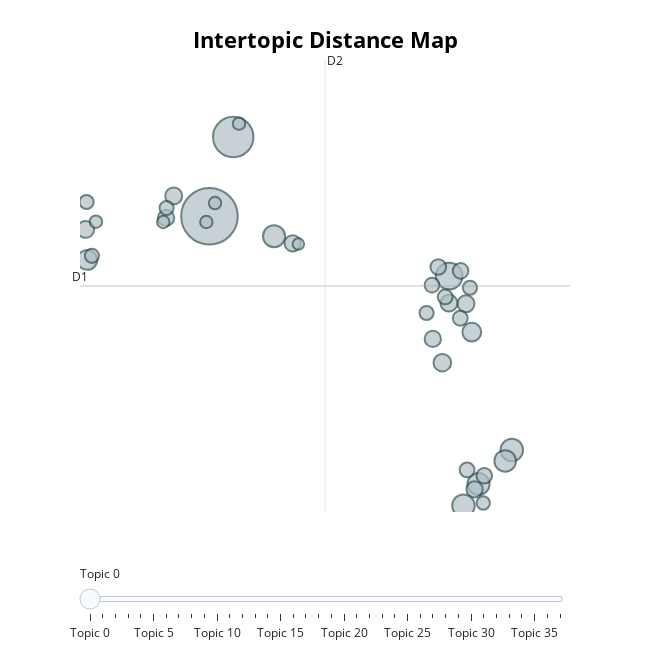

Source (notebook cell):
### Code cell
topic_model.visualize_topics()

### Figure 1 — Plotly figure (JSON) as saved in the notebook; plotly's stock layout.template omitted (floating-point values rounded to 4 significant figures)
{"data": [{"customdata": [[0, "summer | morty | beth | rick | jerry", 145], [1, "beth | jerry | clone | beths | rick", 74], [2, "toxic | rick | morty | prime | evil", 32], [3, "snake | snakes | slippy | time | travel", 23], [4, "water | goldenfold | sinistar | magma | math", 23], [5, "jessica | nimbus | brad | wine | morty", 22], [6, "aliens | wasp | space | rick | earth", 22], [7, "supernova | alan | ants | nomitron | million", 21], [8, "poopybutthole | mr | parasite | cousin | nicky", 18], [9, "fear | hole | diane | fears | greatest", 16], [10, "knights | sun | king | solar | morty", 14], [11, "lightsaber | saber | rickbot | president | falling", 13], [12, "birdperson | memory | mind | gene | federation", 13], [13, "tony | toilet | sewer | wife | rick", 13], [14, "bigfoot | pope | relay | vikings | energy", 13], [15, "fortune | cookies | fortunes | lockerean | jerry", 12], [16, "dinosaurs | meteor | travel | meteors | rift", 12], [17, "jellybean | cards | morty | mr | adventures", 12], [18, "citadel | ricks | politician | campaign | mortys", 12], [19, "spaghetti | fred | planet | people | life", 11], [20, "zeep | kyle | miniverse | tree | microverse", 11], [21, "unity | virginia | wong | curtis | dr", 11], [22, "citadel | evil | curve | portal | fluid", 10], [23, "decoys | decoy | family | version | various", 10], [24, "heist | crew | miles | heistotron | already", 10], [25, "turkey | president | turkeys | marines | pardon", 10], [26, "gallery | page | click | view | transcript", 9], [27, "risotto | car | bruce | jerry | demons", 9], [28, "nick | portal | legs | morty | shoes", 9], [29, "pickle | director | therapy | agency | jaguar", 9], [30, "story | lord | train | leon | jesus", 9], [31, "sperm | egg | canyon | shabooboo | president", 8], [32, "daphne | planetina | fire | tina | teers", 7], [33, "pissmaster | actions | council | horrified | cat", 7], [34, "balthromaw | dragon | slut | cat | wizard", 7], [35, "meeseeks | golf | task | help | adventure", 7], [36, "jerry | makes | ray | neutrally | zaps", 7], [37, "glootie | app | develop | says | intern", 6]], "hovertemplate": "<b>Topic %{customdata[0]}</b><br>%{customdata[1]}<br>Size: %{customdata[2]}", "legendgroup": "", "marker": {"color": "#B0BEC5", "line": {"color": "DarkSlateGrey", "width": 2}, "size": [145, 74, 32, 23, 23, 22, 22, 21, 18, 16, 14, 13, 13, 13, 13, 12, 12, 12, 12, 11, 11, 11, 10, 10, 10, 10, 9, 9, 9, 9, 9, 8, 7, 7, 7, 7, 7, 6], "sizemode": "area", "sizeref": 0.09062, "symbol": "circle"}, "mode": "markers", "name": "", "orientation": "v", "showlegend": false, "type": "scatter", "x": [2.416, 3.088, 9.196, 9.599, 10.97, 4.243, 10.02, 10.78, -1.041, 9.835, 9.001, 9.189, 1.405, -1.083, 9.671, 1.187, 9.914, 4.769, 8.732, 8.888, 9.519, 10.19, 9.083, 9.508, 8.711, 9.702, -0.9084, 1.203, 8.556, -1.059, 9.783, 10.16, 2.573, -0.7962, 2.327, 3.252, 1.11, 4.93], "xaxis": "x", "y": [5.213, 6.46, 4.273, 0.6638, 1.539, 4.9, 1.004, 1.367, 4.528, 3.391, 2.911, 3.848, 5.534, 5.007, 3.837, 5.188, 0.9212, 4.788, 3.285, 4.416, 4.355, 1.133, 3.945, 3.61, 4.131, 1.226, 4.591, 5.344, 3.693, 5.437, 4.09, 0.7058, 5.421, 5.128, 5.124, 6.67, 5.123, 4.776], "yaxis": "y"}], "layout": {"annotations": [{"showarrow": false, "text": "D1", "x": -1.245, "y": 4.117, "yshift": 10}, {"showarrow": false, "text": "D2", "x": 5.683, "xshift": 10, "y": 7.67}], "height": 650, "hoverlabel": {"bgcolor": "white", "font": {"family": "Rockwell", "size": 16}}, "legend": {"itemsizing": "constant", "tracegroupgap": 0}, "margin": {"t": 60}, "shapes": [{"line": {"color": "#CFD8DC", "width": 2}, "type": "line", "x0": 5.683, "x1": 5.683, "y0": 0.5642, "y1": 7.67}, {"line": {"color": "#9E9E9E", "width": 2}, "type": "line", "x0": -1.245, "x1": 12.61, "y0": 4.117, "y1": 4.117}], "sliders": [{"active": 0, "pad": {"t": 50}, "steps": [{"args": [{"marker.color": [["red", "#B0BEC5", "#B0BEC5", "#B0BEC5", "#B0BEC5", "#B0BEC5", "#B0BEC5", "#B0BEC5", "#B0BEC5", "#B0BEC5", "#B0BEC5", "#B0BEC5", "#B0BEC5", "#B0BEC5", "#B0BEC5", "#B0BEC5", "#B0BEC5", "#B0BEC5", "#B0BEC5", "#B0BEC5", "#B0BEC5", "#B0BEC5", "#B0BEC5", "#B0BEC5", "#B0BEC5", "#B0BEC5", "#B0BEC5", "#B0BEC5", "#B0BEC5", "#B0BEC5", "#B0BEC5", "#B0BEC5", "#B0BEC5", "#B0BEC5", "#B0BEC5", "#B0BEC5", "#B0BEC5", "#B0BEC5"]]}], "label": "Topic 0", "method": "update"}, {"args": [{"marker.color": [["#B0BEC5", "red", "#B0BEC5", "#B0BEC5", "#B0BEC5", "#B0BEC5", "#B0BEC5", "#B0BEC5", "#B0BEC5", "#B0BEC5", "#B0BEC5", "#B0BEC5", "#B0BEC5", "#B0BEC5", "#B0BEC5", "#B0BEC5", "#B0BEC5", "#B0BEC5", "#B0BEC5", "#B0BEC5", "#B0BEC5", "#B0BEC5", "#B0BEC5", "#B0BEC5", "#B0BEC5", "#B0BEC5", "#B0BEC5", "#B0BEC5", "#B0BEC5", "#B0BEC5", "#B0BEC5", "#B0BEC5", "#B0BEC5", "#B0BEC5", "#B0BEC5", "#B0BEC5", "#B0BEC5", "#B0BEC5"]]}], "label": "Topic 1", "method": "update"}, {"args": [{"marker.color": [["#B0BEC5", "#B0BEC5", "red", "#B0BEC5", "#B0BEC5", "#B0BEC5", "#B0BEC5", "#B0BEC5", "#B0BEC5", "#B0BEC5", "#B0BEC5", "#B0BEC5", "#B0BEC5", "#B0BEC5", "#B0BEC5", "#B0BEC5", "#B0BEC5", "#B0BEC5", "#B0BEC5", "#B0BEC5", "#B0BEC5", "#B0BEC5", "#B0BEC5", "#B0BEC5", "#B0BEC5", "#B0BEC5", "#B0BEC5", "#B0BEC5", "#B0BEC5", "#B0BEC5", "#B0BEC5", "#B0BEC5", "#B0BEC5", "#B0BEC5", "#B0BEC5", "#B0BEC5", "#B0BEC5", "#B0BEC5"]]}], "label": "Topic 2", "method": "update"}, {"args": [{"marker.color": [["#B0BEC5", "#B0BEC5", "#B0BEC5", "red", "#B0BEC5", "#B0BEC5", "#B0BEC5", "#B0BEC5", "#B0BEC5", "#B0BEC5", "#B0BEC5", "#B0BEC5", "#B0BEC5", "#B0BEC5", "#B0BEC5", "#B0BEC5", "#B0BEC5", "#B0BEC5", "#B0BEC5", "#B0BEC5", "#B0BEC5", "#B0BEC5", "#B0BEC5", "#B0BEC5", "#B0BEC5", "#B0BEC5", "#B0BEC5", "#B0BEC5", "#B0BEC5", "#B0BEC5", "#B0BEC5", "#B0BEC5", "#B0BEC5", "#B0BEC5", "#B0BEC5", "#B0BEC5", "#B0BEC5", "#B0BEC5"]]}], "label": "Topic 3", "method": "update"}, {"args": [{"marker.color": [["#B0BEC5", "#B0BEC5", "#B0BEC5", "#B0BEC5", "red", "#B0BEC5", "#B0BEC5", "#B0BEC5", "#B0BEC5", "#B0BEC5", "#B0BEC5", "#B0BEC5", "#B0BEC5", "#B0BEC5", "#B0BEC5", "#B0BEC5", "#B0BEC5", "#B0BEC5", "#B0BEC5", "#B0BEC5", "#B0BEC5", "#B0BEC5", "#B0BEC5", "#B0BEC5", "#B0BEC5", "#B0BEC5", "#B0BEC5", "#B0BEC5", "#B0BEC5", "#B0BEC5", "#B0BEC5", "#B0BEC5", "#B0BEC5", "#B0BEC5", "#B0BEC5", "#B0BEC5", "#B0BEC5", "#B0BEC5"]]}], "label": "Topic 4", "method": "update"}, {"args": [{"marker.color": [["#B0BEC5", "#B0BEC5", "#B0BEC5", "#B0BEC5", "#B0BEC5", "red", "#B0BEC5", "#B0BEC5", "#B0BEC5", "#B0BEC5", "#B0BEC5", "#B0BEC5", "#B0BEC5", "#B0BEC5", "#B0BEC5", "#B0BEC5", "#B0BEC5", "#B0BEC5", "#B0BEC5", "#B0BEC5", "#B0BEC5", "#B0BEC5", "#B0BEC5", "#B0BEC5", "#B0BEC5", "#B0BEC5", "#B0BEC5", "#B0BEC5", "#B0BEC5", "#B0BEC5", "#B0BEC5", "#B0BEC5", "#B0BEC5", "#B0BEC5", "#B0BEC5", "#B0BEC5", "#B0BEC5", "#B0BEC5"]]}], "label": "Topic 5", "method": "update"}, {"args": [{"marker.color": [["#B0BEC5", "#B0BEC5", "#B0BEC5", "#B0BEC5", "#B0BEC5", "#B0BEC5", "red", "#B0BEC5", "#B0BEC5", "#B0BEC5", "#B0BEC5", "#B0BEC5", "#B0BEC5", "#B0BEC5", "#B0BEC5", "#B0BEC5", "#B0BEC5", "#B0BEC5", "#B0BEC5", "#B0BEC5", "#B0BEC5", "#B0BEC5", "#B0BEC5", "#B0BEC5", "#B0BEC5", "#B0BEC5", "#B0BEC5", "#B0BEC5", "#B0BEC5", "#B0BEC5", "#B0BEC5", "#B0BEC5", "#B0BEC5", "#B0BEC5", "#B0BEC5", "#B0BEC5", "#B0BEC5", "#B0BEC5"]]}], "label": "Topic 6", "method": "update"}, {"args": [{"marker.color": [["#B0BEC5", "#B0BEC5", "#B0BEC5", "#B0BEC5", "#B0BEC5", "#B0BEC5", "#B0BEC5", "red", "#B0BEC5", "#B0BEC5", "#B0BEC5", "#B0BEC5", "#B0BEC5", "#B0BEC5", "#B0BEC5", "#B0BEC5", "#B0BEC5", "#B0BEC5", "#B0BEC5", "#B0BEC5", "#B0BEC5", "#B0BEC5", "#B0BEC5", "#B0BEC5", "#B0BEC5", "#B0BEC5", "#B0BEC5", "#B0BEC5", "#B0BEC5", "#B0BEC5", "#B0BEC5", "#B0BEC5", "#B0BEC5", "#B0BEC5", "#B0BEC5", "#B0BEC5", "#B0BEC5", "#B0BEC5"]]}], "label": "Topic 7", "method": "update"}, {"args": [{"marker.color": [["#B0BEC5", "#B0BEC5", "#B0BEC5", "#B0BEC5", "#B0BEC5", "#B0BEC5", "#B0BEC5", "#B0BEC5", "red", "#B0BEC5", "#B0BEC5", "#B0BEC5", "#B0BEC5", "#B0BEC5", "#B0BEC5", "#B0BEC5", "#B0BEC5", "#B0BEC5", "#B0BEC5", "#B0BEC5", "#B0BEC5", "#B0BEC5", "#B0BEC5", "#B0BEC5", "#B0BEC5", "#B0BEC5", "#B0BEC5", "#B0BEC5", "#B0BEC5", "#B0BEC5", "#B0BEC5", "#B0BEC5", "#B0BEC5", "#B0BEC5", "#B0BEC5", "#B0BEC5", "#B0BEC5", "#B0BEC5"]]}], "label": "Topic 8", "method": "update"}, {"args": [{"marker.color": [["#B0BEC5", "#B0BEC5", "#B0BEC5", "#B0BEC5", "#B0BEC5", "#B0BEC5", "#B0BEC5", "#B0BEC5", "#B0BEC5", "red", "#B0BEC5", "#B0BEC5", "#B0BEC5", "#B0BEC5", "#B0BEC5", "#B0BEC5", "#B0BEC5", "#B0BEC5", "#B0BEC5", "#B0BEC5", "#B0BEC5", "#B0BEC5", "#B0BEC5", "#B0BEC5", "#B0BEC5", "#B0BEC5", "#B0BEC5", "#B0BEC5", "#B0BEC5", "#B0BEC5", "#B0BEC5", "#B0BEC5", "#B0BEC5", "#B0BEC5", "#B0BEC5", "#B0BEC5", "#B0BEC5", "#B0BEC5"]]}], "label": "Topic 9", "method": "update"}, {"args": [{"marker.color": [["#B0BEC5", "#B0BEC5", "#B0BEC5", "#B0BEC5", "#B0BEC5", "#B0BEC5", "#B0BEC5", "#B0BEC5", "#B0BEC5", "#B0BEC5", "red", "#B0BEC5", "#B0BEC5", "#B0BEC5", "#B0BEC5", "#B0BEC5", "#B0BEC5", "#B0BEC5", "#B0BEC5", "#B0BEC5", "#B0BEC5", "#B0BEC5", "#B0BEC5", "#B0BEC5", "#B0BEC5", "#B0BEC5", "#B0BEC5", "#B0BEC5", "#B0BEC5", "#B0BEC5", "#B0BEC5", "#B0BEC5", "#B0BEC5", "#B0BEC5", "#B0BEC5", "#B0BEC5", "#B0BEC5", "#B0BEC5"]]}], "label": "Topic 10", "method": "update"}, {"args": [{"marker.color": [["#B0BEC5", "#B0BEC5", "#B0BEC5", "#B0BEC5", "#B0BEC5", "#B0BEC5", "#B0BEC5", "#B0BEC5", "#B0BEC5", "#B0BEC5", "#B0BEC5", "red", "#B0BEC5", "#B0BEC5", "#B0BEC5", "#B0BEC5", "#B0BEC5", "#B0BEC5", "#B0BEC5", "#B0BEC5", "#B0BEC5", "#B0BEC5", "#B0BEC5", "#B0BEC5", "#B0BEC5", "#B0BEC5", "#B0BEC5", "#B0BEC5", "#B0BEC5", "#B0BEC5", "#B0BEC5", "#B0BEC5", "#B0BEC5", "#B0BEC5", "#B0BEC5", "#B0BEC5", "#B0BEC5", "#B0BEC5"]]}], "label": "Topic 11", "method": "update"}, {"args": [{"marker.color": [["#B0BEC5", "#B0BEC5", "#B0BEC5", "#B0BEC5", "#B0BEC5", "#B0BEC5", "#B0BEC5", "#B0BEC5", "#B0BEC5", "#B0BEC5", "#B0BEC5", "#B0BEC5", "red", "#B0BEC5", "#B0BEC5", "#B0BEC5", "#B0BEC5", "#B0BEC5", "#B0BEC5", "#B0BEC5", "#B0BEC5", "#B0BEC5", "#B0BEC5", "#B0BEC5", "#B0BEC5", "#B0BEC5", "#B0BEC5", "#B0BEC5", "#B0BEC5", "#B0BEC5", "#B0BEC5", "#B0BEC5", "#B0BEC5", "#B0BEC5", "#B0BEC5", "#B0BEC5", "#B0BEC5", "#B0BEC5"]]}], "label": "Topic 12", "method": "update"}, {"args": [{"marker.color": [["#B0BEC5", "#B0BEC5", "#B0BEC5", "#B0BEC5", "#B0BEC5", "#B0BEC5", "#B0BEC5", "#B0BEC5", "#B0BEC5", "#B0BEC5", "#B0BEC5", "#B0BEC5", "#B0BEC5", "red", "#B0BEC5", "#B0BEC5", "#B0BEC5", "#B0BEC5", "#B0BEC5", "#B0BEC5", "#B0BEC5", "#B0BEC5", "#B0BEC5", "#B0BEC5", "#B0BEC5", "#B0BEC5", "#B0BEC5", "#B0BEC5", "#B0BEC5", "#B0BEC5", "#B0BEC5", "#B0BEC5", "#B0BEC5", "#B0BEC5", "#B0BEC5", "#B0BEC5", "#B0BEC5", "#B0BEC5"]]}], "label": "Topic 13", "method": "update"}, {"args": [{"marker.color": [["#B0BEC5", "#B0BEC5", "#B0BEC5", "#B0BEC5", "#B0BEC5", "#B0BEC5", "#B0BEC5", "#B0BEC5", "#B0BEC5", "#B0BEC5", "#B0BEC5", "#B0BEC5", "#B0BEC5", "#B0BEC5", "red", "#B0BEC5", "#B0BEC5", "#B0BEC5", "#B0BEC5", "#B0BEC5", "#B0BEC5", "#B0BEC5", "#B0BEC5", "#B0BEC5", "#B0BEC5", "#B0BEC5", "#B0BEC5", "#B0BEC5", "#B0BEC5", "#B0BEC5", "#B0BEC5", "#B0BEC5", "#B0BEC5", "#B0BEC5", "#B0BEC5", "#B0BEC5", "#B0BEC5", "#B0BEC5"]]}], "label": "Topic 14", "method": "update"}, {"args": [{"marker.color": [["#B0BEC5", "#B0BEC5", "#B0BEC5", "#B0BEC5", "#B0BEC5", "#B0BEC5", "#B0BEC5", "#B0BEC5", "#B0BEC5", "#B0BEC5", "#B0BEC5", "#B0BEC5", "#B0BEC5", "#B0BEC5", "#B0BEC5", "red", "#B0BEC5", "#B0BEC5", "#B0BEC5", "#B0BEC5", "#B0BEC5", "#B0BEC5", "#B0BEC5", "#B0BEC5", "#B0BEC5", "#B0BEC5", "#B0BEC5", "#B0BEC5", "#B0BEC5", "#B0BEC5", "#B0BEC5", "#B0BEC5", "#B0BEC5", "#B0BEC5", "#B0BEC5", "#B0BEC5", "#B0BEC5", "#B0BEC5"]]}], "label": "Topic 15", "method": "update"}, {"args": [{"marker.color": [["#B0BEC5", "#B0BEC5", "#B0BEC5", "#B0BEC5", "#B0BEC5", "#B0BEC5", "#B0BEC5", "#B0BEC5", "#B0BEC5", "#B0BEC5", "#B0BEC5", "#B0BEC5", "#B0BEC5", "#B0BEC5", "#B0BEC5", "#B0BEC5", "red", "#B0BEC5", "#B0BEC5", "#B0BEC5", "#B0BEC5", "#B0BEC5", "#B0BEC5", "#B0BEC5", "#B0BEC5", "#B0BEC5", "#B0BEC5", "#B0BEC5", "#B0BEC5", "#B0BEC5", "#B0BEC5", "#B0BEC5", "#B0BEC5", "#B0BEC5", "#B0BEC5", "#B0BEC5", "#B0BEC5", "#B0BEC5"]]}], "label": "Topic 16", "method": "update"}, {"args": [{"marker.color": [["#B0BEC5", "#B0BEC5", "#B0BEC5", "#B0BEC5", "#B0BEC5", "#B0BEC5", "#B0BEC5", "#B0BEC5", "#B0BEC5", "#B0BEC5", "#B0BEC5", "#B0BEC5", "#B0BEC5", "#B0BEC5", "#B0BEC5", "#B0BEC5", "#B0BEC5", "red", "#B0BEC5", "#B0BEC5", "#B0BEC5", "#B0BEC5", "#B0BEC5", "#B0BEC5", "#B0BEC5", "#B0BEC5", "#B0BEC5", "#B0BEC5", "#B0BEC5", "#B0BEC5", "#B0BEC5", "#B0BEC5", "#B0BEC5", "#B0BEC5", "#B0BEC5", "#B0BEC5", "#B0BEC5", "#B0BEC5"]]}], "label": "Topic 17", "method": "update"}, {"args": [{"marker.color": [["#B0BEC5", "#B0BEC5", "#B0BEC5", "#B0BEC5", "#B0BEC5", "#B0BEC5", "#B0BEC5", "#B0BEC5", "#B0BEC5", "#B0BEC5", "#B0BEC5", "#B0BEC5", "#B0BEC5", "#B0BEC5", "#B0BEC5", "#B0BEC5", "#B0BEC5", "#B0BEC5", "red", "#B0BEC5", "#B0BEC5", "#B0BEC5", "#B0BEC5", "#B0BEC5", "#B0BEC5", "#B0BEC5", "#B0BEC5", "#B0BEC5", "#B0BEC5", "#B0BEC5", "#B0BEC5", "#B0BEC5", "#B0BEC5", "#B0BEC5", "#B0BEC5", "#B0BEC5", "#B0BEC5", "#B0BEC5"]]}], "label": "Topic 18", "method": "update"}, {"args": [{"marker.color": [["#B0BEC5", "#B0BEC5", "#B0BEC5", "#B0BEC5", "#B0BEC5", "#B0BEC5", "#B0BEC5", "#B0BEC5", "#B0BEC5", "#B0BEC5", "#B0BEC5", "#B0BEC5", "#B0BEC5", "#B0BEC5", "#B0BEC5", "#B0BEC5", "#B0BEC5", "#B0BEC5", "#B0BEC5", "red", "#B0BEC5", "#B0BEC5", "#B0BEC5", "#B0BEC5", "#B0BEC5", "#B0BEC5", "#B0BEC5", "#B0BEC5", "#B0BEC5", "#B0BEC5", "#B0BEC5", "#B0BEC5", "#B0BEC5", "#B0BEC5", "#B0BEC5", "#B0BEC5", "#B0BEC5", "#B0BEC5"]]}], "label": "Topic 19", "method": "update"}, {"args": [{"marker.color": [["#B0BEC5", "#B0BEC5", "#B0BEC5", "#B0BEC5", "#B0BEC5", "#B0BEC5", "#B0BEC5", "#B0BEC5", "#B0BEC5", "#B0BEC5", "#B0BEC5", "#B0BEC5", "#B0BEC5", "#B0BEC5", "#B0BEC5", "#B0BEC5", "#B0BEC5", "#B0BEC5", "#B0BEC5", "#B0BEC5", "red", "#B0BEC5", "#B0BEC5", "#B0BEC5", "#B0BEC5", "#B0BEC5", "#B0BEC5", "#B0BEC5", "#B0BEC5", "#B0BEC5", "#B0BEC5", "#B0BEC5", "#B0BEC5", "#B0BEC5", "#B0BEC5", "#B0BEC5", "#B0BEC5", "#B0BEC5"]]}], "label": "Topic 20", "method": "update"}, {"args": [{"marker.color": [["#B0BEC5", "#B0BEC5", "#B0BEC5", "#B0BEC5", "#B0BEC5", "#B0BEC5", "#B0BEC5", "#B0BEC5", "#B0BEC5", "#B0BEC5", "#B0BEC5", "#B0BEC5", "#B0BEC5", "#B0BEC5", "#B0BEC5", "#B0BEC5", "#B0BEC5", "#B0BEC5", "#B0BEC5", "#B0BEC5", "#B0BEC5", "red", "#B0BEC5", "#B0BEC5", "#B0BEC5", "#B0BEC5", "#B0BEC5", "#B0BEC5", "#B0BEC5", "#B0BEC5", "#B0BEC5", "#B0BEC5", "#B0BEC5", "#B0BEC5", "#B0BEC5", "#B0BEC5", "#B0BEC5", "#B0BEC5"]]}], "label": "Topic 21", "method": "update"}, {"args": [{"marker.color": [["#B0BEC5", "#B0BEC5", "#B0BEC5", "#B0BEC5", "#B0BEC5", "#B0BEC5", "#B0BEC5", "#B0BEC5", "#B0BEC5", "#B0BEC5", "#B0BEC5", "#B0BEC5", "#B0BEC5", "#B0BEC5", "#B0BEC5", "#B0BEC5", "#B0BEC5", "#B0BEC5", "#B0BEC5", "#B0BEC5", "#B0BEC5", "#B0BEC5", "red", "#B0BEC5", "#B0BEC5", "#B0BEC5", "#B0BEC5", "#B0BEC5", "#B0BEC5", "#B0BEC5", "#B0BEC5", "#B0BEC5", "#B0BEC5", "#B0BEC5", "#B0BEC5", "#B0BEC5", "#B0BEC5", "#B0BEC5"]]}], "label": "Topic 22", "method": "update"}, {"args": [{"marker.color": [["#B0BEC5", "#B0BEC5", "#B0BEC5", "#B0BEC5", "#B0BEC5", "#B0BEC5", "#B0BEC5", "#B0BEC5", "#B0BEC5", "#B0BEC5", "#B0BEC5", "#B0BEC5", "#B0BEC5", "#B0BEC5", "#B0BEC5", "#B0BEC5", "#B0BEC5", "#B0BEC5", "#B0BEC5", "#B0BEC5", "#B0BEC5", "#B0BEC5", "#B0BEC5", "red", "#B0BEC5", "#B0BEC5", "#B0BEC5", "#B0BEC5", "#B0BEC5", "#B0BEC5", "#B0BEC5", "#B0BEC5", "#B0BEC5", "#B0BEC5", "#B0BEC5", "#B0BEC5", "#B0BEC5", "#B0BEC5"]]}], "label": "Topic 23", "method": "update"}, {"args": [{"marker.color": [["#B0BEC5", "#B0BEC5", "#B0BEC5", "#B0BEC5", "#B0BEC5", "#B0BEC5", "#B0BEC5", "#B0BEC5", "#B0BEC5", "#B0BEC5", "#B0BEC5", "#B0BEC5", "#B0BEC5", "#B0BEC5", "#B0BEC5", "#B0BEC5", "#B0BEC5", "#B0BEC5", "#B0BEC5", "#B0BEC5", "#B0BEC5", "#B0BEC5", "#B0BEC5", "#B0BEC5", "red", "#B0BEC5", "#B0BEC5", "#B0BEC5", "#B0BEC5", "#B0BEC5", "#B0BEC5", "#B0BEC5", "#B0BEC5", "#B0BEC5", "#B0BEC5", "#B0BEC5", "#B0BEC5", "#B0BEC5"]]}], "label": "Topic 24", "method": "update"}, {"args": [{"marker.color": [["#B0BEC5", "#B0BEC5", "#B0BEC5", "#B0BEC5", "#B0BEC5", "#B0BEC5", "#B0BEC5", "#B0BEC5", "#B0BEC5", "#B0BEC5", "#B0BEC5", "#B0BEC5", "#B0BEC5", "#B0BEC5", "#B0BEC5", "#B0BEC5", "#B0BEC5", "#B0BEC5", "#B0BEC5", "#B0BEC5", "#B0BEC5", "#B0BEC5", "#B0BEC5", "#B0BEC5", "#B0BEC5", "red", "#B0BEC5", "#B0BEC5", "#B0BEC5", "#B0BEC5", "#B0BEC5", "#B0BEC5", "#B0BEC5", "#B0BEC5", "#B0BEC5", "#B0BEC5", "#B0BEC5", "#B0BEC5"]]}], "label": "Topic 25", "method": "update"}, {"args": [{"marker.color": [["#B0BEC5", "#B0BEC5", "#B0BEC5", "#B0BEC5", "#B0BEC5", "#B0BEC5", "#B0BEC5", "#B0BEC5", "#B0BEC5", "#B0BEC5", "#B0BEC5", "#B0BEC5", "#B0BEC5", "#B0BEC5", "#B0BEC5", "#B0BEC5", "#B0BEC5", "#B0BEC5", "#B0BEC5", "#B0BEC5", "#B0BEC5", "#B0BEC5", "#B0BEC5", "#B0BEC5", "#B0BEC5", "#B0BEC5", "red", "#B0BEC5", "#B0BEC5", "#B0BEC5", "#B0BEC5", "#B0BEC5", "#B0BEC5", "#B0BEC5", "#B0BEC5", "#B0BEC5", "#B0BEC5", "#B0BEC5"]]}], "label": "Topic 26", "method": "update"}, {"args": [{"marker.color": [["#B0BEC5", "#B0BEC5", "#B0BEC5", "#B0BEC5", "#B0BEC5", "#B0BEC5", "#B0BEC5", "#B0BEC5", "#B0BEC5", "#B0BEC5", "#B0BEC5", "#B0BEC5", "#B0BEC5", "#B0BEC5", "#B0BEC5", "#B0BEC5", "#B0BEC5", "#B0BEC5", "#B0BEC5", "#B0BEC5", "#B0BEC5", "#B0BEC5", "#B0BEC5", "#B0BEC5", "#B0BEC5", "#B0BEC5", "#B0BEC5", "red", "#B0BEC5", "#B0BEC5", "#B0BEC5", "#B0BEC5", "#B0BEC5", "#B0BEC5", "#B0BEC5", "#B0BEC5", "#B0BEC5", "#B0BEC5"]]}], "label": "Topic 27", "method": "update"}, {"args": [{"marker.color": [["#B0BEC5", "#B0BEC5", "#B0BEC5", "#B0BEC5", "#B0BEC5", "#B0BEC5", "#B0BEC5", "#B0BEC5", "#B0BEC5", "#B0BEC5", "#B0BEC5", "#B0BEC5", "#B0BEC5", "#B0BEC5", "#B0BEC5", "#B0BEC5", "#B0BEC5", "#B0BEC5", "#B0BEC5", "#B0BEC5", "#B0BEC5", "#B0BEC5", "#B0BEC5", "#B0BEC5", "#B0BEC5", "#B0BEC5", "#B0BEC5", "#B0BEC5", "red", "#B0BEC5", "#B0BEC5", "#B0BEC5", "#B0BEC5", "#B0BEC5", "#B0BEC5", "#B0BEC5", "#B0BEC5", "#B0BEC5"]]}], "label": "Topic 28", "method": "update"}, {"args": [{"marker.color": [["#B0BEC5", "#B0BEC5", "#B0BEC5", "#B0BEC5", "#B0BEC5", "#B0BEC5", "#B0BEC5", "#B0BEC5", "#B0BEC5", "#B0BEC5", "#B0BEC5", "#B0BEC5", "#B0BEC5", "#B0BEC5", "#B0BEC5", "#B0BEC5", "#B0BEC5", "#B0BEC5", "#B0BEC5", "#B0BEC5", "#B0BEC5", "#B0BEC5", "#B0BEC5", "#B0BEC5", "#B0BEC5", "#B0BEC5", "#B0BEC5", "#B0BEC5", "#B0BEC5", "red", "#B0BEC5", "#B0BEC5", "#B0BEC5", "#B0BEC5", "#B0BEC5", "#B0BEC5", "#B0BEC5", "#B0BEC5"]]}], "label": "Topic 29", "method": "update"}, {"args": [{"marker.color": [["#B0BEC5", "#B0BEC5", "#B0BEC5", "#B0BEC5", "#B0BEC5", "#B0BEC5", "#B0BEC5", "#B0BEC5", "#B0BEC5", "#B0BEC5", "#B0BEC5", "#B0BEC5", "#B0BEC5", "#B0BEC5", "#B0BEC5", "#B0BEC5", "#B0BEC5", "#B0BEC5", "#B0BEC5", "#B0BEC5", "#B0BEC5", "#B0BEC5", "#B0BEC5", "#B0BEC5", "#B0BEC5", "#B0BEC5", "#B0BEC5", "#B0BEC5", "#B0BEC5", "#B0BEC5", "red", "#B0BEC5", "#B0BEC5", "#B0BEC5", "#B0BEC5", "#B0BEC5", "#B0BEC5", "#B0BEC5"]]}], "label": "Topic 30", "method": "update"}, {"args": [{"marker.color": [["#B0BEC5", "#B0BEC5", "#B0BEC5", "#B0BEC5", "#B0BEC5", "#B0BEC5", "#B0BEC5", "#B0BEC5", "#B0BEC5", "#B0BEC5", "#B0BEC5", "#B0BEC5", "#B0BEC5", "#B0BEC5", "#B0BEC5", "#B0BEC5", "#B0BEC5", "#B0BEC5", "#B0BEC5", "#B0BEC5", "#B0BEC5", "#B0BEC5", "#B0BEC5", "#B0BEC5", "#B0BEC5", "#B0BEC5", "#B0BEC5", "#B0BEC5", "#B0BEC5", "#B0BEC5", "#B0BEC5", "red", "#B0BEC5", "#B0BEC5", "#B0BEC5", "#B0BEC5", "#B0BEC5", "#B0BEC5"]]}], "label": "Topic 31", "method": "update"}, {"args": [{"marker.color": [["#B0BEC5", "#B0BEC5", "#B0BEC5", "#B0BEC5", "#B0BEC5", "#B0BEC5", "#B0BEC5", "#B0BEC5", "#B0BEC5", "#B0BEC5", "#B0BEC5", "#B0BEC5", "#B0BEC5", "#B0BEC5", "#B0BEC5", "#B0BEC5", "#B0BEC5", "#B0BEC5", "#B0BEC5", "#B0BEC5", "#B0BEC5", "#B0BEC5", "#B0BEC5", "#B0BEC5", "#B0BEC5", "#B0BEC5", "#B0BEC5", "#B0BEC5", "#B0BEC5", "#B0BEC5", "#B0BEC5", "#B0BEC5", "red", "#B0BEC5", "#B0BEC5", "#B0BEC5", "#B0BEC5", "#B0BEC5"]]}], "label": "Topic 32", "method": "update"}, {"args": [{"marker.color": [["#B0BEC5", "#B0BEC5", "#B0BEC5", "#B0BEC5", "#B0BEC5", "#B0BEC5", "#B0BEC5", "#B0BEC5", "#B0BEC5", "#B0BEC5", "#B0BEC5", "#B0BEC5", "#B0BEC5", "#B0BEC5", "#B0BEC5", "#B0BEC5", "#B0BEC5", "#B0BEC5", "#B0BEC5", "#B0BEC5", "#B0BEC5", "#B0BEC5", "#B0BEC5", "#B0BEC5", "#B0BEC5", "#B0BEC5", "#B0BEC5", "#B0BEC5", "#B0BEC5", "#B0BEC5", "#B0BEC5", "#B0BEC5", "#B0BEC5", "red", "#B0BEC5", "#B0BEC5", "#B0BEC5", "#B0BEC5"]]}], "label": "Topic 33", "method": "update"}, {"args": [{"marker.color": [["#B0BEC5", "#B0BEC5", "#B0BEC5", "#B0BEC5", "#B0BEC5", "#B0BEC5", "#B0BEC5", "#B0BEC5", "#B0BEC5", "#B0BEC5", "#B0BEC5", "#B0BEC5", "#B0BEC5", "#B0BEC5", "#B0BEC5", "#B0BEC5", "#B0BEC5", "#B0BEC5", "#B0BEC5", "#B0BEC5", "#B0BEC5", "#B0BEC5", "#B0BEC5", "#B0BEC5", "#B0BEC5", "#B0BEC5", "#B0BEC5", "#B0BEC5", "#B0BEC5", "#B0BEC5", "#B0BEC5", "#B0BEC5", "#B0BEC5", "#B0BEC5", "red", "#B0BEC5", "#B0BEC5", "#B0BEC5"]]}], "label": "Topic 34", "method": "update"}, {"args": [{"marker.color": [["#B0BEC5", "#B0BEC5", "#B0BEC5", "#B0BEC5", "#B0BEC5", "#B0BEC5", "#B0BEC5", "#B0BEC5", "#B0BEC5", "#B0BEC5", "#B0BEC5", "#B0BEC5", "#B0BEC5", "#B0BEC5", "#B0BEC5", "#B0BEC5", "#B0BEC5", "#B0BEC5", "#B0BEC5", "#B0BEC5", "#B0BEC5", "#B0BEC5", "#B0BEC5", "#B0BEC5", "#B0BEC5", "#B0BEC5", "#B0BEC5", "#B0BEC5", "#B0BEC5", "#B0BEC5", "#B0BEC5", "#B0BEC5", "#B0BEC5", "#B0BEC5", "#B0BEC5", "red", "#B0BEC5", "#B0BEC5"]]}], "label": "Topic 35", "method": "update"}, {"args": [{"marker.color": [["#B0BEC5", "#B0BEC5", "#B0BEC5", "#B0BEC5", "#B0BEC5", "#B0BEC5", "#B0BEC5", "#B0BEC5", "#B0BEC5", "#B0BEC5", "#B0BEC5", "#B0BEC5", "#B0BEC5", "#B0BEC5", "#B0BEC5", "#B0BEC5", "#B0BEC5", "#B0BEC5", "#B0BEC5", "#B0BEC5", "#B0BEC5", "#B0BEC5", "#B0BEC5", "#B0BEC5", "#B0BEC5", "#B0BEC5", "#B0BEC5", "#B0BEC5", "#B0BEC5", "#B0BEC5", "#B0BEC5", "#B0BEC5", "#B0BEC5", "#B0BEC5", "#B0BEC5", "#B0BEC5", "red", "#B0BEC5"]]}], "label": "Topic 36", "method": "update"}, {"args": [{"marker.color": [["#B0BEC5", "#B0BEC5", "#B0BEC5", "#B0BEC5", "#B0BEC5", "#B0BEC5", "#B0BEC5", "#B0BEC5", "#B0BEC5", "#B0BEC5", "#B0BEC5", "#B0BEC5", "#B0BEC5", "#B0BEC5", "#B0BEC5", "#B0BEC5", "#B0BEC5", "#B0BEC5", "#B0BEC5", "#B0BEC5", "#B0BEC5", "#B0BEC5", "#B0BEC5", "#B0BEC5", "#B0BEC5", "#B0BEC5", "#B0BEC5", "#B0BEC5", "#B0BEC5", "#B0BEC5", "#B0BEC5", "#B0BEC5", "#B0BEC5", "#B0BEC5", "#B0BEC5", "#B0BEC5", "#B0BEC5", "red"]]}], "label": "Topic 37", "method": "update"}]}], "title": {"font": {"color": "Black", "size": 22}, "text": "<b>Intertopic Distance Map</b>", "x": 0.5, "xanchor": "center", "y": 0.95, "yanchor": "top"}, "width": 650, "xaxis": {"anchor": "y", "domain": [0, 1], "range": [-1.245, 12.61], "title": {"text": ""}, "visible": false}, "yaxis": {"anchor": "x", "domain": [0, 1], "range": [0.5642, 7.67], "title": {"text": ""}, "visible": false}}}
